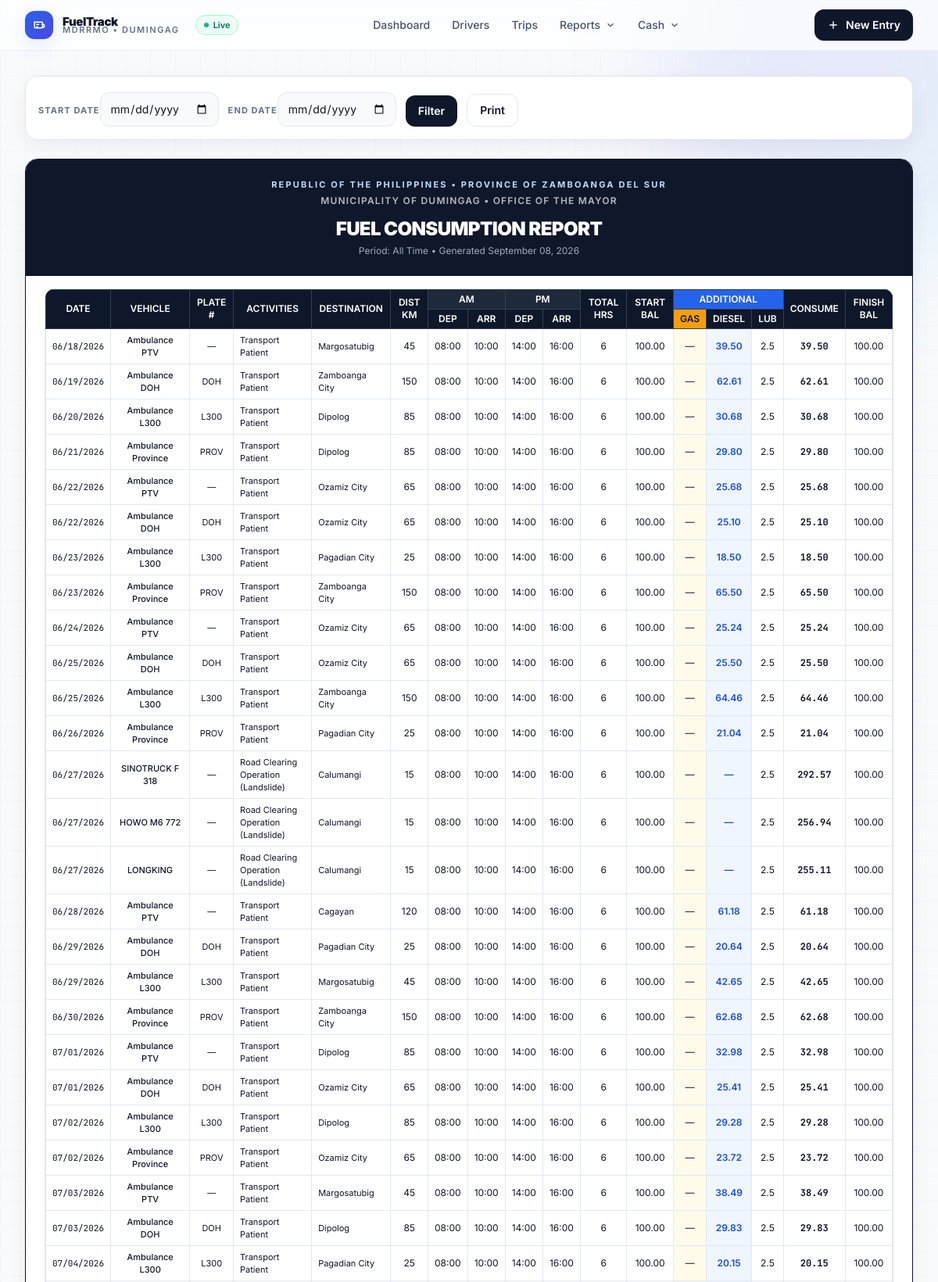
The page /fuel-consumption-report/ (upper part) on the database its author committed.
### fuel/models.py (models this page shows, shortened)
class FuelConsumption(models.Model):
    reference_number = models.PositiveIntegerField(default=1)
    AMBULANCE_DESTINATION_CHOICES = [
        ('dipolog', 'Dipolog'),
        ('cagayan', 'Cagayan'),
        ('margosatubig', 'Margosatubig'),
        ('pagadian_city', 'Pagadian City'),
        ('ozamiz_city', 'Ozamiz City'),
        ('zamboanga_city', 'Zamboanga City'),
        ('davao_city', 'Davao City'),
        ('ipil', 'Ipil'),
        ('sindangan', 'Sindangan'),
        ('molave_blancia_hospital', 'Molave Blancia Hospital'),  # New destination
    ]
    HEAVY_EQUIPMENT_DESTINATION_CHOICES = [
        ('local', 'Local Area'),
    ]
    MAHAYAG_SPECIAL_CHOICE = [('mahayag', 'Mahayag Medicare')]
    DESTINATION_CHOICES = AMBULANCE_DESTINATION_CHOICES + HEAVY_EQUIPMENT_DESTINATION_CHOICES + MAHAYAG_SPECIAL_CHOICE
    PURPOSE_CHOICES = [
        ('Transport Patient', 'Transport Patient'),
        ('landslide sinonok', 'Landslide Sinonok'),
        ('landslide bag-ong kauswagan', 'Landslide Bag-ong Kauswagan'),
        ('landslide macasing', 'Landslide Macasing'),
        ('mahayag medicare', 'Mahayag Medicare'),
    ]
    driver = models.ForeignKey('Driver', on_delete=models.CASCADE)
    date = models.DateField()
    trip_number = models.PositiveIntegerField(default=1)
    number_of_trips = models.PositiveIntegerField(default=1)
    purpose = models.CharField(max_length=255, choices=PURPOSE_CHOICES, default="Transport Patient")
    destination = models.CharField(max_length=100, choices=DESTINATION_CHOICES, default='local')
    total_liters = models.FloatField()
    cost = models.FloatField()
    vehicle = models.CharField(max_length=100)
    actual_fuel_price = models.FloatField(default=62.00)  # Default to 62.00 for backward compatibility
    departure_time = models.TimeField(null=True, blank=True)
    arrival_time = models.TimeField(null=True, blank=True)
    return_departure_time = models.TimeField(null=True, blank=True)
    return_arrival_time = models.TimeField(null=True, blank=True)
    starting_balance = models.FloatField(null=True, blank=True)  # Starting fuel in tank
    finished_balance = models.FloatField(null=True, blank=True)  # Ending fuel in tank
    consumed_liters = models.FloatField(null=True, blank=True)  # Fuel consumed during trip
    passenger_name = models.CharField(max_length=255, null=True, blank=True)
    or_number = models.CharField(max_length=50, null=True, blank=True)
    MIN_LITERS_PER_TRIP = 17.69
    MAX_LITERS_PER_TRIP = 26.54
    FUEL_PRICE = 62.00 #per liter
    TOTAL_FUEL_ALLOCATION = 5017.135  # 311062.35 / 62.00 = 5017.135 liters
    DESTINATION_BUDGET_MAP = {
        'dipolog': 2500,
        'cagayan': 5000,
        'margosatubig': 2000,
        'pagadian_city': 1000,
        'ozamiz_city': 1500,
        'zamboanga_city': 5000,
        'davao_city': 5000,
        'ipil': 3500,
        'sindangan': 1500,
        'local': 2000,  # Default budget for local trips
        'molave_blancia_hospital': 800,  # New destination budget
    }
    MAHAYAG_BUDGET_UTILIZATION = 900  # Budget available for mahayag special cases (less than ₱1,000)
    HEAVY_EQUIPMENT_FUEL = 400  # Backhoe and Dumptruck consume 400L each
    class Meta:
        unique_together = ('driver', 'date', 'trip_number')

### fuel/views.py (the view)
# urls.py: path('fuel-consumption-report/', views.FuelConsumptionReportView.as_view(), name='fuel_consumption_report'),
class FuelConsumptionReportView(ListView):
    model = FuelConsumption
    template_name = 'fuel/fuel_consumption_report.html'
    context_object_name = 'entries'
    def get_queryset(self):
        start_date = self.request.GET.get('start_date')
        end_date = self.request.GET.get('end_date')
        queryset = FuelConsumption.objects.all().order_by('date')
        if start_date:
            queryset = queryset.filter(date__gte=start_date)
        if end_date:
            queryset = queryset.filter(date__lte=end_date)
        return queryset
    def get_context_data(self, **kwargs):
        context = super().get_context_data(**kwargs)
        diesel_total = sum(
            entry.total_liters for entry in context['entries']
            if entry.vehicle in ["Ambulance L300", "Ambulance Province", "Ambulance DOH"]
        )
        gasoline_total = sum(
            entry.total_liters for entry in context['entries']
            if entry.vehicle not in ["Ambulance L300", "Ambulance Province", "Ambulance DOH"]
        )
        context.update({
            'office': 'MAYOR',
            'title': 'Fuel Consumption Report',
            'diesel_total': round(diesel_total, 2),
            'gasoline_total': round(gasoline_total, 2),
            'grand_total': round(diesel_total + gasoline_total, 2),
            'report_date': date.today()
        })
        return context

### templates/fuel/fuel_consumption_report.html (shortened to what this page needs)
{% extends 'base.html' %}
{% load humanize %}
{% block content %}
<div class="no-print rounded-2xl border border-slate-200 bg-white p-4 shadow-soft">
    <form method="get" class="flex flex-wrap gap-3 items-end">
        <div class="space-y-1"><label class="text-[11px] font-bold tracking-widest text-slate-500 uppercase">Start Date</label><input type="date" name="start_date" value="{{ request.GET.start_date }}" class="rounded-xl border border-slate-200 bg-slate-50 px-3 py-2.5 text-sm focus:border-blue-500 focus:bg-white outline-none"></div>
        <div class="space-y-1"><label class="text-[11px] font-bold tracking-widest text-slate-500 uppercase">End Date</label><input type="date" name="end_date" value="{{ request.GET.end_date }}" class="rounded-xl border border-slate-200 bg-slate-50 px-3 py-2.5 text-sm focus:border-blue-500 focus:bg-white outline-none"></div>
        <button type="submit" class="rounded-xl bg-slate-900 px-4 py-2.5 text-sm font-semibold text-white hover:bg-black">Filter</button>
        <button type="button" onclick="window.print()" class="rounded-xl border border-slate-200 bg-white px-4 py-2.5 text-sm font-semibold hover:bg-slate-50">Print</button>
    </form>
</div>
<div class="report-card mt-6 overflow-hidden rounded-2xl border border-slate-900 bg-white shadow-soft">
    <div class="bg-slate-900 px-6 py-6 text-center text-white">
        <p class="text-[11px] font-bold tracking-[0.2em] text-blue-200 uppercase">Republic of the Philippines • Province of Zamboanga del Sur</p>
        <p class="text-xs font-semibold tracking-widest text-white/70 uppercase mt-1">Municipality of Dumingag • Office of the {{ office }}</p>
        <h1 class="mt-3 text-2xl font-black tracking-tight">FUEL CONSUMPTION REPORT</h1>
        <p class="mt-1 text-xs text-blue-100/70">Period: {% if request.GET.start_date and request.GET.end_date %}{{ request.GET.start_date }} to {{ request.GET.end_date }}{% else %}All Time{% endif %} • Generated {{ report_date|date:"F d, Y" }}</p>
    </div>
    <div class="px-4 sm:px-6 py-4">
        <div class="overflow-x-auto rounded-xl border border-slate-200">
            <table class="w-full border-collapse text-xs">
                <thead>
                    <tr class="bg-slate-900 text-white">
                        <th rowspan="2" class="border border-slate-700 px-2 py-2 font-semibold">DATE</th>
                        <th rowspan="2" class="border border-slate-700 px-2 py-2 font-semibold">VEHICLE</th>
                        <th rowspan="2" class="border border-slate-700 px-2 py-2 font-semibold">PLATE #</th>
                        <th rowspan="2" class="border border-slate-700 px-2 py-2 font-semibold">ACTIVITIES</th>
                        <th rowspan="2" class="border border-slate-700 px-2 py-2 font-semibold">DESTINATION</th>
                        <th rowspan="2" class="border border-slate-700 px-2 py-2 font-semibold">DIST KM</th>
                        <th colspan="2" class="border border-slate-700 px-2 py-1 font-semibold bg-slate-800">AM</th>
                        <th colspan="2" class="border border-slate-700 px-2 py-1 font-semibold bg-slate-800">PM</th>
                        <th rowspan="2" class="border border-slate-700 px-2 py-2 font-semibold">TOTAL HRS</th>
                        <th rowspan="2" class="border border-slate-700 px-2 py-2 font-semibold">START BAL</th>
                        <th colspan="3" class="border border-slate-700 px-2 py-1 font-semibold bg-blue-600">ADDITIONAL</th>
                        <th rowspan="2" class="border border-slate-700 px-2 py-2 font-semibold">CONSUME</th>
                        <th rowspan="2" class="border border-slate-700 px-2 py-2 font-semibold">FINISH BAL</th>
                    </tr>
                    <tr class="bg-slate-900 text-white">
                        <th class="border border-slate-700 px-2 py-1 font-semibold">DEP</th><th class="border border-slate-700 px-2 py-1 font-semibold">ARR</th><th class="border border-slate-700 px-2 py-1 font-semibold">DEP</th><th class="border border-slate-700 px-2 py-1 font-semibold">ARR</th><th class="border border-slate-700 px-2 py-1 font-semibold bg-amber-500 text-slate-900">GAS</th><th class="border border-slate-700 px-2 py-1 font-semibold">DIESEL</th><th class="border border-slate-700 px-2 py-1 font-semibold">LUB</th>
                    </tr>
                </thead>
                <tbody class="divide-y divide-slate-200">
                    {% for entry in entries %}
                    <tr class="hover:bg-slate-50">
                        <td class="border border-slate-200 px-2 py-1.5 text-center font-mono text-[11px]">{{ entry.date|date:"m/d/Y" }}</td>
                        <td class="border border-slate-200 px-2 py-1.5 text-center text-[11px] font-medium">{{ entry.vehicle }}</td>
                        <td class="border border-slate-200 px-2 py-1.5 text-center text-[11px]">{% if entry.vehicle == "Ambulance L300" %}L300{% elif entry.vehicle == "Ambulance Province" %}PROV{% elif entry.vehicle == "Ambulance DOH" %}DOH{% elif entry.vehicle == "Backhoe" %}BCK{% elif entry.vehicle == "Dumptruck" %}DMP{% else %}—{% endif %}</td>
                        <td class="border border-slate-200 px-2 py-1.5 text-[11px]">{{ entry.purpose }}</td>
                        <td class="border border-slate-200 px-2 py-1.5 text-[11px]">{{ entry.get_destination_display }}</td>
                        <td class="border border-slate-200 px-2 py-1.5 text-center">{% if entry.destination == "dipolog" %}85{% elif entry.destination == "cagayan" %}120{% elif entry.destination == "margosatubig" %}45{% elif entry.destination == "pagadian_city" %}25{% elif entry.destination == "ozamiz_city" %}65{% elif entry.destination == "zamboanga_city" %}150{% elif entry.destination == "davao_city" %}450{% elif entry.destination == "ipil" %}95{% elif entry.destination == "sindangan" %}35{% else %}15{% endif %}</td>
                        <td class="border border-slate-200 px-2 py-1.5 text-center">08:00</td><td class="border border-slate-200 px-2 py-1.5 text-center">10:00</td><td class="border border-slate-200 px-2 py-1.5 text-center">14:00</td><td class="border border-slate-200 px-2 py-1.5 text-center">16:00</td>
                        <td class="border border-slate-200 px-2 py-1.5 text-center">6</td><td class="border border-slate-200 px-2 py-1.5 text-center">100.00</td>
                        <td class="border border-slate-200 px-2 py-1.5 text-center bg-amber-50">{% if entry.vehicle == "Backhoe" or entry.vehicle == "Dumptruck" %}{{ entry.total_liters|floatformat:2|intcomma }}{% else %}—{% endif %}</td>
                        <td class="border border-slate-200 px-2 py-1.5 text-center bg-blue-50 text-blue-700 font-semibold">{% if "Ambulance" in entry.vehicle %}{{ entry.total_liters|floatformat:2|intcomma }}{% else %}—{% endif %}</td>
                        <td class="border border-slate-200 px-2 py-1.5 text-center">2.5</td>
                        <td class="border border-slate-200 px-2 py-1.5 text-center font-mono font-bold">{{ entry.total_liters|floatformat:2|intcomma }}</td>
                        <td class="border border-slate-200 px-2 py-1.5 text-center">100.00</td>
                    </tr>
                    {% empty %}<tr><td colspan="16" class="border border-slate-200 px-6 py-10 text-center text-slate-500">No records found.</td></tr>{% endfor %}
                </tbody>
            </table>
        </div>
    </div>
</div>
{% endblock %}

### templates/base.html (style rules this page uses)
* { -webkit-font-smoothing: antialiased; -moz-osx-font-smoothing: grayscale; }
body { font-family: Inter, ui-sans-serif, system-ui; }

### rows shown on the page
FuelConsumption: date "06/18/2026", vehicle "Ambulance PTV", purpose "Transport Patient", destination "Margosatubig", shows "45", total_liters "39.50"
FuelConsumption: date "06/19/2026", vehicle "Ambulance DOH", purpose "Transport Patient", destination "Zamboanga City", shows "150", total_liters "62.61"
FuelConsumption: date "06/20/2026", vehicle "Ambulance L300", purpose "Transport Patient", destination "Dipolog", shows "85", total_liters "30.68"
FuelConsumption: date "06/21/2026", vehicle "Ambulance Province", shows "PROV", purpose "Transport Patient", destination "Dipolog", shows "85", total_liters "29.80"
FuelConsumption: date "06/22/2026", vehicle "Ambulance PTV", purpose "Transport Patient", destination "Ozamiz City", shows "65", total_liters "25.68"
FuelConsumption: date "06/22/2026", vehicle "Ambulance DOH", purpose "Transport Patient", destination "Ozamiz City", shows "65", total_liters "25.10"
FuelConsumption: date "06/23/2026", vehicle "Ambulance L300", purpose "Transport Patient", destination "Pagadian City", shows "25", total_liters "18.50"
FuelConsumption: date "06/23/2026", vehicle "Ambulance Province", shows "PROV", purpose "Transport Patient", destination "Zamboanga City", shows "150", total_liters "65.50"
FuelConsumption: date "06/24/2026", vehicle "Ambulance PTV", purpose "Transport Patient", destination "Ozamiz City", shows "65", total_liters "25.24"
FuelConsumption: date "06/25/2026", vehicle "Ambulance DOH", purpose "Transport Patient", destination "Ozamiz City", shows "65", total_liters "25.50"
FuelConsumption: date "06/25/2026", vehicle "Ambulance L300", purpose "Transport Patient", destination "Zamboanga City", shows "150", total_liters "64.46"
FuelConsumption: date "06/26/2026", vehicle "Ambulance Province", shows "PROV", purpose "Transport Patient", destination "Pagadian City", shows "25", total_liters "21.04"
FuelConsumption: date "06/27/2026", vehicle "SINOTRUCK F 318", purpose "Road Clearing Operation (Landslide)", destination "Calumangi", shows "15", total_liters "292.57"
FuelConsumption: date "06/27/2026", vehicle "HOWO M6 772", purpose "Road Clearing Operation (Landslide)", destination "Calumangi", shows "15", total_liters "256.94"
FuelConsumption: date "06/27/2026", vehicle "LONGKING", purpose "Road Clearing Operation (Landslide)", destination "Calumangi", shows "15", total_liters "255.11"
FuelConsumption: date "06/28/2026", vehicle "Ambulance PTV", purpose "Transport Patient", destination "Cagayan", shows "120", total_liters "61.18"
FuelConsumption: date "06/29/2026", vehicle "Ambulance DOH", purpose "Transport Patient", destination "Pagadian City", shows "25", total_liters "20.64"
FuelConsumption: date "06/29/2026", vehicle "Ambulance L300", purpose "Transport Patient", destination "Margosatubig", shows "45", total_liters "42.65"
FuelConsumption: date "06/30/2026", vehicle "Ambulance Province", shows "PROV", purpose "Transport Patient", destination "Zamboanga City", shows "150", total_liters "62.68"
FuelConsumption: date "07/01/2026", vehicle "Ambulance PTV", purpose "Transport Patient", destination "Dipolog", shows "85", total_liters "32.98"
FuelConsumption: date "07/01/2026", vehicle "Ambulance DOH", purpose "Transport Patient", destination "Ozamiz City", shows "65", total_liters "25.41"
FuelConsumption: date "07/02/2026", vehicle "Ambulance L300", purpose "Transport Patient", destination "Dipolog", shows "85", total_liters "29.28"
FuelConsumption: date "07/02/2026", vehicle "Ambulance Province", shows "PROV", purpose "Transport Patient", destination "Ozamiz City", shows "65", total_liters "23.72"
FuelConsumption: date "07/03/2026", vehicle "Ambulance PTV", purpose "Transport Patient", destination "Margosatubig", shows "45", total_liters "38.49"
FuelConsumption: date "07/03/2026", vehicle "Ambulance DOH", purpose "Transport Patient", destination "Dipolog", shows "85", total_liters "29.83"
FuelConsumption: date "07/04/2026", vehicle "Ambulance L300", purpose "Transport Patient", destination "Pagadian City", shows "25", total_liters "20.15"

### other values the page prints
{{ office }} "MAYOR"
